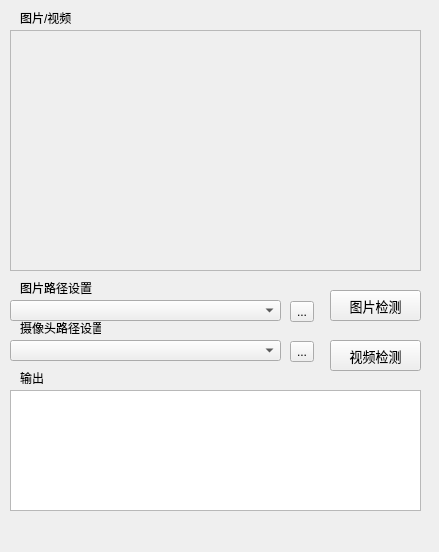
<?xml version="1.0" encoding="UTF-8"?>
<ui version="4.0">
 <class>mainWindow</class>
 <widget class="QWidget" name="mainWindow">
  <property name="geometry">
   <rect>
    <x>0</x>
    <y>0</y>
    <width>439</width>
    <height>552</height>
   </rect>
  </property>
  <property name="windowTitle">
   <string>基于OpenCV和PySide的模板数字识别</string>
  </property>
  <property name="windowIcon">
   <iconset>
    <normaloff>C:/Users/Magic_Black/Desktop/其它/杂图/icon.png</normaloff>C:/Users/Magic_Black/Desktop/其它/杂图/icon.png</iconset>
  </property>
  <widget class="QPushButton" name="pushButton_2">
   <property name="geometry">
    <rect>
     <x>330</x>
     <y>340</y>
     <width>91</width>
     <height>31</height>
    </rect>
   </property>
   <property name="font">
    <font>
     <family>微软雅黑</family>
     <pointsize>10</pointsize>
     <bold>false</bold>
    </font>
   </property>
   <property name="text">
    <string>视频检测</string>
   </property>
  </widget>
  <widget class="QPushButton" name="pushButton">
   <property name="geometry">
    <rect>
     <x>330</x>
     <y>290</y>
     <width>91</width>
     <height>31</height>
    </rect>
   </property>
   <property name="font">
    <font>
     <family>微软雅黑</family>
     <pointsize>10</pointsize>
     <bold>false</bold>
    </font>
   </property>
   <property name="text">
    <string>图片检测</string>
   </property>
  </widget>
  <widget class="QTextBrowser" name="textBrowser">
   <property name="geometry">
    <rect>
     <x>10</x>
     <y>390</y>
     <width>411</width>
     <height>121</height>
    </rect>
   </property>
   <property name="frameShape">
    <enum>QFrame::Shape::StyledPanel</enum>
   </property>
   <property name="frameShadow">
    <enum>QFrame::Shadow::Plain</enum>
   </property>
   <property name="lineWidth">
    <number>0</number>
   </property>
   <property name="html">
    <string>&lt;!DOCTYPE HTML PUBLIC &quot;-//W3C//DTD HTML 4.0//EN&quot; &quot;http://www.w3.org/TR/REC-html40/strict.dtd&quot;&gt;
&lt;html&gt;&lt;head&gt;&lt;meta name=&quot;qrichtext&quot; content=&quot;1&quot; /&gt;&lt;meta charset=&quot;utf-8&quot; /&gt;&lt;style type=&quot;text/css&quot;&gt;
p, li { white-space: pre-wrap; }
hr { height: 1px; border-width: 0; }
li.unchecked::marker { content: &quot;\2610&quot;; }
li.checked::marker { content: &quot;\2612&quot;; }
&lt;/style&gt;&lt;/head&gt;&lt;body style=&quot; font-family:'Microsoft YaHei UI'; font-size:9pt; font-weight:400; font-style:normal;&quot;&gt;
&lt;p style=&quot;-qt-paragraph-type:empty; margin-top:0px; margin-bottom:0px; margin-left:0px; margin-right:0px; -qt-block-indent:0; text-indent:0px;&quot;&gt;&lt;br /&gt;&lt;/p&gt;&lt;/body&gt;&lt;/html&gt;</string>
   </property>
  </widget>
  <widget class="QLabel" name="label_2">
   <property name="geometry">
    <rect>
     <x>10</x>
     <y>30</y>
     <width>411</width>
     <height>241</height>
    </rect>
   </property>
   <property name="font">
    <font>
     <family>微软雅黑</family>
     <pointsize>10</pointsize>
     <bold>false</bold>
    </font>
   </property>
   <property name="frameShape">
    <enum>QFrame::Shape::StyledPanel</enum>
   </property>
   <property name="lineWidth">
    <number>1</number>
   </property>
   <property name="text">
    <string/>
   </property>
   <property name="alignment">
    <set>Qt::AlignmentFlag::AlignCenter</set>
   </property>
  </widget>
  <widget class="QComboBox" name="comboBox">
   <property name="geometry">
    <rect>
     <x>10</x>
     <y>300</y>
     <width>271</width>
     <height>21</height>
    </rect>
   </property>
  </widget>
  <widget class="QLabel" name="label">
   <property name="geometry">
    <rect>
     <x>20</x>
     <y>10</y>
     <width>54</width>
     <height>16</height>
    </rect>
   </property>
   <property name="text">
    <string>图片/视频</string>
   </property>
  </widget>
  <widget class="QLabel" name="label_3">
   <property name="geometry">
    <rect>
     <x>20</x>
     <y>370</y>
     <width>54</width>
     <height>16</height>
    </rect>
   </property>
   <property name="text">
    <string>输出</string>
   </property>
  </widget>
  <widget class="QToolButton" name="toolButton">
   <property name="geometry">
    <rect>
     <x>290</x>
     <y>301</y>
     <width>24</width>
     <height>21</height>
    </rect>
   </property>
   <property name="text">
    <string>...</string>
   </property>
  </widget>
  <widget class="QLabel" name="label_4">
   <property name="geometry">
    <rect>
     <x>20</x>
     <y>280</y>
     <width>81</width>
     <height>16</height>
    </rect>
   </property>
   <property name="text">
    <string>图片路径设置</string>
   </property>
  </widget>
  <widget class="QComboBox" name="comboBox_2">
   <property name="geometry">
    <rect>
     <x>10</x>
     <y>340</y>
     <width>271</width>
     <height>21</height>
    </rect>
   </property>
  </widget>
  <widget class="QToolButton" name="toolButton_2">
   <property name="geometry">
    <rect>
     <x>290</x>
     <y>341</y>
     <width>24</width>
     <height>21</height>
    </rect>
   </property>
   <property name="text">
    <string>...</string>
   </property>
  </widget>
  <widget class="QLabel" name="label_5">
   <property name="geometry">
    <rect>
     <x>20</x>
     <y>320</y>
     <width>81</width>
     <height>16</height>
    </rect>
   </property>
   <property name="text">
    <string>摄像头路径设置</string>
   </property>
  </widget>
 </widget>
 <tabstops>
  <tabstop>pushButton</tabstop>
  <tabstop>pushButton_2</tabstop>
  <tabstop>comboBox</tabstop>
  <tabstop>toolButton</tabstop>
  <tabstop>comboBox_2</tabstop>
  <tabstop>toolButton_2</tabstop>
  <tabstop>textBrowser</tabstop>
 </tabstops>
 <resources/>
 <connections/>
</ui>
